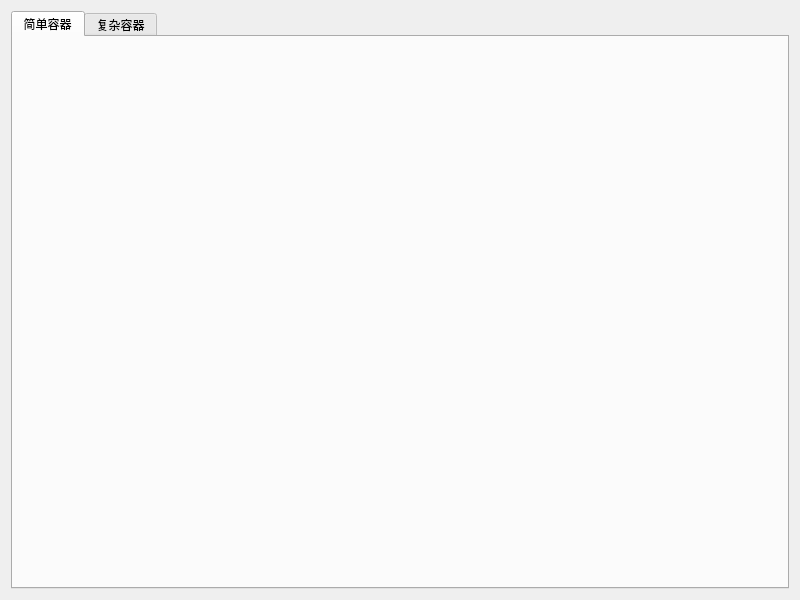
<?xml version="1.0" encoding="UTF-8"?>
<ui version="4.0">
 <class>frmPanelWidget</class>
 <widget class="QWidget" name="frmPanelWidget">
  <property name="geometry">
   <rect>
    <x>0</x>
    <y>0</y>
    <width>800</width>
    <height>600</height>
   </rect>
  </property>
  <property name="windowTitle">
   <string>Form</string>
  </property>
  <layout class="QVBoxLayout" name="verticalLayout">
   <item>
    <widget class="QTabWidget" name="tabWidget">
     <property name="currentIndex">
      <number>0</number>
     </property>
     <widget class="QWidget" name="tab">
      <attribute name="title">
       <string>简单容器</string>
      </attribute>
      <layout class="QVBoxLayout" name="verticalLayout_2">
       <property name="spacing">
        <number>0</number>
       </property>
       <property name="leftMargin">
        <number>0</number>
       </property>
       <property name="topMargin">
        <number>0</number>
       </property>
       <property name="rightMargin">
        <number>0</number>
       </property>
       <property name="bottomMargin">
        <number>0</number>
       </property>
       <item>
        <widget class="PanelWidget" name="widget1"/>
       </item>
      </layout>
     </widget>
     <widget class="QWidget" name="tab_2">
      <attribute name="title">
       <string>复杂容器</string>
      </attribute>
      <layout class="QVBoxLayout" name="verticalLayout_3">
       <property name="spacing">
        <number>0</number>
       </property>
       <property name="leftMargin">
        <number>0</number>
       </property>
       <property name="topMargin">
        <number>0</number>
       </property>
       <property name="rightMargin">
        <number>0</number>
       </property>
       <property name="bottomMargin">
        <number>0</number>
       </property>
       <item>
        <widget class="PanelWidget" name="widget2"/>
       </item>
      </layout>
     </widget>
    </widget>
   </item>
  </layout>
 </widget>
 <customwidgets>
  <customwidget>
   <class>PanelWidget</class>
   <extends>QWidget</extends>
   <header>panelwidget.h</header>
   <container>1</container>
  </customwidget>
 </customwidgets>
 <resources/>
 <connections/>
</ui>
